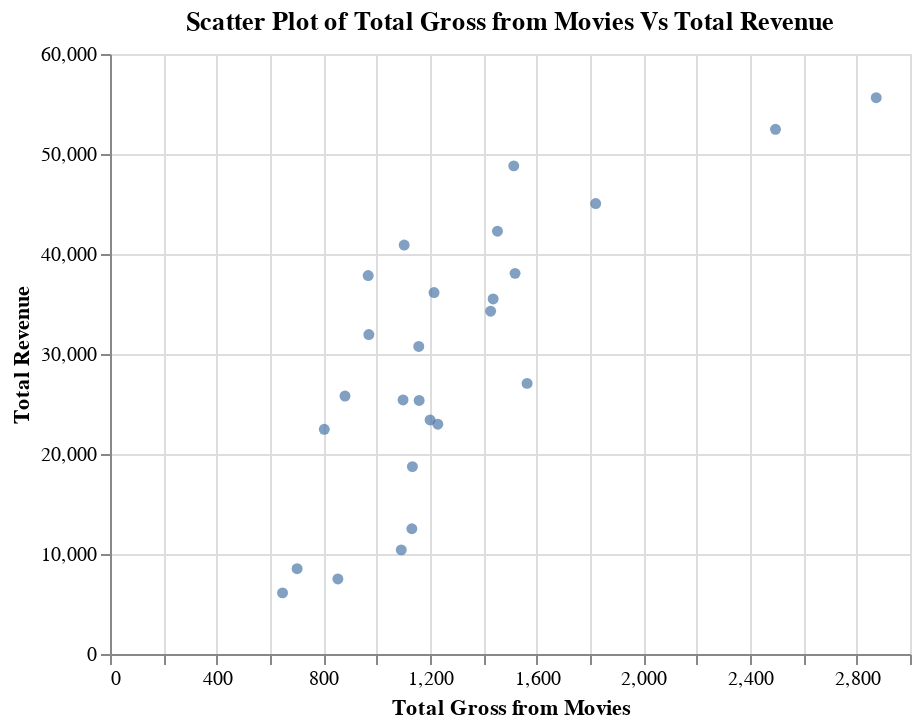
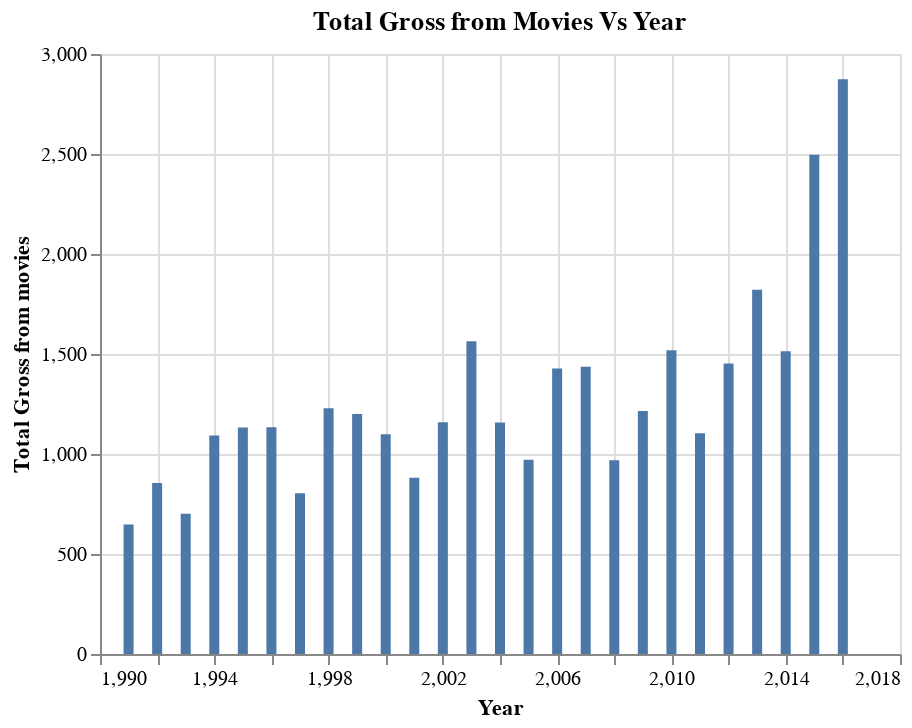
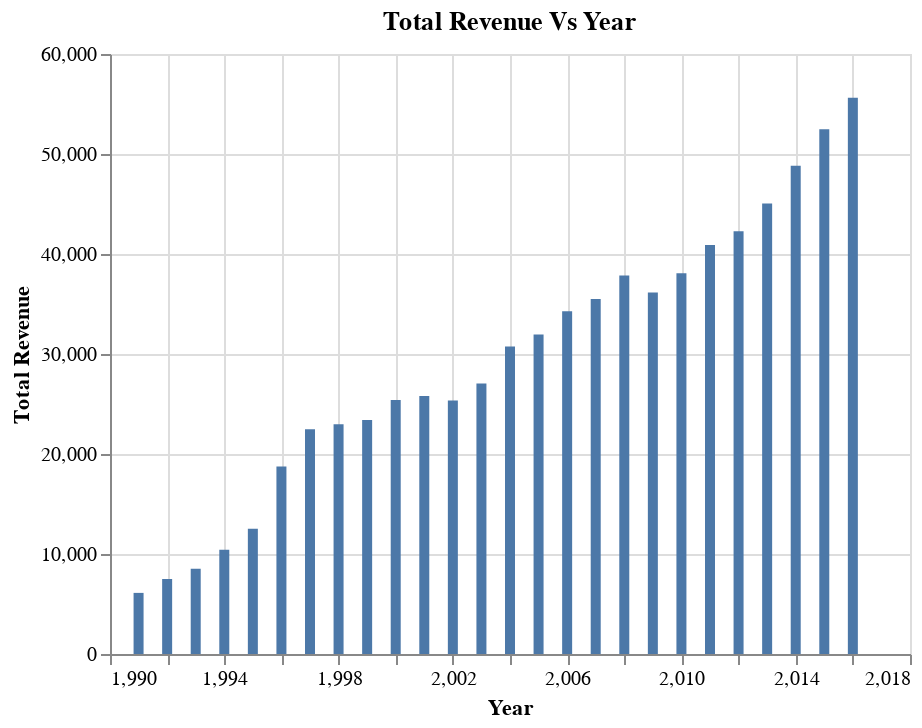

The code cell stored with these charts, in order, in its notebook:
### Markdown cell above
The Scatter Plot below gives the dependency of the total gross from movies on the total revenue.
Two more bar graphs are obtained to observe yearly variation in both the variables for which the Scatter plot is obtained to get a better picture.

### Code cell
#Finding a relationship between the total gross from movies alone and total revenue from 1991 to 2016
movie_studio_plot = alt.Chart(disney_all, width =400, height = 300).mark_circle().encode(
    x=alt.X('total_gross:Q',title ='Total Gross from Movies'),
    y=alt.Y('Total:Q', title = 'Total Revenue')
).properties(title='Scatter Plot of Total Gross from Movies Vs Total Revenue')
movie_studio_plot.display()

movie_gross_plot = alt.Chart(disney_all, width= 400, height= 300).mark_bar().encode(
x=alt.X('year:Q', title = 'Year'),
y=alt.Y('total_gross:Q', title = 'Total Gross from movies')
).properties(title = 'Total Gross from Movies Vs Year')
movie_gross_plot.display()

overall_revenue_plot = alt.Chart(disney_all, width= 400, height= 300).mark_bar().encode(
x=alt.X('year:Q', title = 'Year'),
y=alt.Y('Total:Q', title = 'Total Revenue' )
).properties(title = 'Total Revenue Vs Year')
overall_revenue_plot.display()

### Figure 1 — Vega-Lite specification as saved in the notebook (floating-point values rounded to 4 significant figures)
{"config": {"view": {"continuousWidth": 400, "continuousHeight": 300}}, "data": {"name": "data-6dcc9b57481575c0d235b19c09691081"}, "mark": "circle", "encoding": {"x": {"type": "quantitative", "field": "total_gross", "title": "Total Gross from Movies"}, "y": {"type": "quantitative", "field": "Total", "title": "Total Revenue"}}, "height": 300, "title": "Scatter Plot of Total Gross from Movies Vs Total Revenue", "width": 400, "$schema": "https://vega.github.io/schema/vega-lite/v4.8.1.json", "datasets": {"data-6dcc9b57481575c0d235b19c09691081": [{"Year": 1991, "Studio Entertainment[NI 1]": 2593.0, "Disney Consumer Products[NI 2]": 724.0, "Disney Interactive[NI 3][Rev 1]": null, "Walt Disney Parks and Resorts": 2794.0, "Disney Media Networks": null, "Total": 6111, "year": 1991, "total_gross": 647.1}, {"Year": 1992, "Studio Entertainment[NI 1]": 3115.0, "Disney Consumer Products[NI 2]": 1081.0, "Disney Interactive[NI 3][Rev 1]": null, "Walt Disney Parks and Resorts": 3306.0, "Disney Media Networks": null, "Total": 7502, "year": 1992, "total_gross": 854.5}, {"Year": 1993, "Studio Entertainment[NI 1]": 3673.0, "Disney Consumer Products[NI 2]": 1415.0, "Disney Interactive[NI 3][Rev 1]": null, "Walt Disney Parks and Resorts": 3441.0, "Disney Media Networks": null, "Total": 8529, "year": 1993, "total_gross": 701.7}, {"Year": 1994, "Studio Entertainment[NI 1]": 4793.0, "Disney Consumer Products[NI 2]": 1798.0, "Disney Interactive[NI 3][Rev 1]": null, "Walt Disney Parks and Resorts": 3464.0, "Disney Media Networks": "359", "Total": 10414, "year": 1994, "total_gross": 1092.0}, {"Year": 1995, "Studio Entertainment[NI 1]": 6002.0, "Disney Consumer Products[NI 2]": 2150.0, "Disney Interactive[NI 3][Rev 1]": null, "Walt Disney Parks and Resorts": 3960.0, "Disney Media Networks": "414", "Total": 12525, "year": 1995, "total_gross": 1132.0}, {"Year": 1996, "Studio Entertainment[NI 1]": null, "Disney Consumer Products[NI 2]": null, "Disney Interactive[NI 3][Rev 1]": null, "Walt Disney Parks and Resorts": 4502.0, "Disney Media Networks": "4,142", "Total": 18739, "year": 1996, "total_gross": 1134.0}, {"Year": 1997, "Studio Entertainment[NI 1]": 6981.0, "Disney Consumer Products[NI 2]": 3782.0, "Disney Interactive[NI 3][Rev 1]": 174.0, "Walt Disney Parks and Resorts": 5014.0, "Disney Media Networks": "6522", "Total": 22473, "year": 1997, "total_gross": 803.6}, {"Year": 1998, "Studio Entertainment[NI 1]": 6849.0, "Disney Consumer Products[NI 2]": 3193.0, "Disney Interactive[NI 3][Rev 1]": 260.0, "Walt Disney Parks and Resorts": 5532.0, "Disney Media Networks": "7142", "Total": 22976, "year": 1998, "total_gross": 1229.0}, {"Year": 1999, "Studio Entertainment[NI 1]": 6548.0, "Disney Consumer Products[NI 2]": 3030.0, "Disney Interactive[NI 3][Rev 1]": 206.0, "Walt Disney Parks and Resorts": 6106.0, "Disney Media Networks": "7512", "Total": 23402, "year": 1999, "total_gross": 1200.0}, {"Year": 2000, "Studio Entertainment[NI 1]": 5994.0, "Disney Consumer Products[NI 2]": 2602.0, "Disney Interactive[NI 3][Rev 1]": 368.0, "Walt Disney Parks and Resorts": 6803.0, "Disney Media Networks": "9615", "Total": 25402, "year": 2000, "total_gross": 1099.0}, {"Year": 2001, "Studio Entertainment[NI 1]": 7004.0, "Disney Consumer Products[NI 2]": 2590.0, "Disney Interactive[NI 3][Rev 1]": null, "Walt Disney Parks and Resorts": 6009.0, "Disney Media Networks": "9569", "Total": 25790, "year": 2001, "total_gross": 881.2}, {"Year": 2002, "Studio Entertainment[NI 1]": 6465.0, "Disney Consumer Products[NI 2]": 2440.0, "Disney Interactive[NI 3][Rev 1]": null, "Walt Disney Parks and Resorts": 6691.0, "Disney Media Networks": "9733", "Total": 25360, "year": 2002, "total_gross": 1159.0}, {"Year": 2003, "Studio Entertainment[NI 1]": 7364.0, "Disney Consumer Products[NI 2]": 2344.0, "Disney Interactive[NI 3][Rev 1]": null, "Walt Disney Parks and Resorts": 6412.0, "Disney Media Networks": "10941", "Total": 27061, "year": 2003, "total_gross": 1564.0}, {"Year": 2004, "Studio Entertainment[NI 1]": 8713.0, "Disney Consumer Products[NI 2]": 2511.0, "Disney Interactive[NI 3][Rev 1]": null, "Walt Disney Parks and Resorts": 7750.0, "Disney Media Networks": "11778", "Total": 30752, "year": 2004, "total_gross": 1158.0}, {"Year": 2005, "Studio Entertainment[NI 1]": 7587.0, "Disney Consumer Products[NI 2]": 2127.0, "Disney Interactive[NI 3][Rev 1]": null, "Walt Disney Parks and Resorts": 9023.0, "Disney Media Networks": "13207", "Total": 31944, "year": 2005, "total_gross": 970.6}, {"Year": 2006, "Studio Entertainment[NI 1]": 7529.0, "Disney Consumer Products[NI 2]": 2193.0, "Disney Interactive[NI 3][Rev 1]": null, "Walt Disney Parks and Resorts": 9925.0, "Disney Media Networks": "14368", "Total": 34285, "year": 2006, "total_gross": 1427.0}, {"Year": 2007, "Studio Entertainment[NI 1]": 7491.0, "Disney Consumer Products[NI 2]": 2347.0, "Disney Interactive[NI 3][Rev 1]": null, "Walt Disney Parks and Resorts": 10630.0, "Disney Media Networks": "15046", "Total": 35510, "year": 2007, "total_gross": 1437.0}, {"Year": 2008, "Studio Entertainment[NI 1]": 7348.0, "Disney Consumer Products[NI 2]": 2415.0, "Disney Interactive[NI 3][Rev 1]": 719.0, "Walt Disney Parks and Resorts": 11500.0, "Disney Media Networks": "15857", "Total": 37843, "year": 2008, "total_gross": 968.3}, {"Year": 2009, "Studio Entertainment[NI 1]": 6136.0, "Disney Consumer Products[NI 2]": 2425.0, "Disney Interactive[NI 3][Rev 1]": 712.0, "Walt Disney Parks and Resorts": 10670.0, "Disney Media Networks": "16209", "Total": 36149, "year": 2009, "total_gross": 1215.0}, {"Year": 2010, "Studio Entertainment[NI 1]": 6701.0, "Disney Consumer Products[NI 2]": 2678.0, "Disney Interactive[NI 3][Rev 1]": 761.0, "Walt Disney Parks and Resorts": 10760.0, "Disney Media Networks": "17162", "Total": 38063, "year": 2010, "total_gross": 1519.0}, {"Year": 2011, "Studio Entertainment[NI 1]": 6351.0, "Disney Consumer Products[NI 2]": 3049.0, "Disney Interactive[NI 3][Rev 1]": 982.0, "Walt Disney Parks and Resorts": 11800.0, "Disney Media Networks": "18714", "Total": 40893, "year": 2011, "total_gross": 1103.0}, {"Year": 2012, "Studio Entertainment[NI 1]": 5825.0, "Disney Consumer Products[NI 2]": 3252.0, "Disney Interactive[NI 3][Rev 1]": 845.0, "Walt Disney Parks and Resorts": 12920.0, "Disney Media Networks": "19436", "Total": 42278, "year": 2012, "total_gross": 1453.0}, {"Year": 2013, "Studio Entertainment[NI 1]": 5979.0, "Disney Consumer Products[NI 2]": 3555.0, "Disney Interactive[NI 3][Rev 1]": 1064.0, "Walt Disney Parks and Resorts": 14090.0, "Disney Media Networks": "20356", "Total": 45041, "year": 2013, "total_gross": 1821.0}, {"Year": 2014, "Studio Entertainment[NI 1]": 7278.0, "Disney Consumer Products[NI 2]": 3985.0, "Disney Interactive[NI 3][Rev 1]": 1299.0, "Walt Disney Parks and Resorts": 15100.0, "Disney Media Networks": "21152", "Total": 48813, "year": 2014, "total_gross": 1514.0}, {"Year": 2015, "Studio Entertainment[NI 1]": 7366.0, "Disney Consumer Products[NI 2]": 4499.0, "Disney Interactive[NI 3][Rev 1]": 1174.0, "Walt Disney Parks and Resorts": 16160.0, "Disney Media Networks": "23264", "Total": 52465, "year": 2015, "total_gross": 2496.0}, {"Year": 2016, "Studio Entertainment[NI 1]": 9441.0, "Disney Consumer Products[NI 2]": null, "Disney Interactive[NI 3][Rev 1]": null, "Walt Disney Parks and Resorts": 16970.0, "Disney Media Networks": "23689", "Total": 55632, "year": 2016, "total_gross": 2873.0}]}}

### Figure 2 — Vega-Lite specification as saved in the notebook (floating-point values rounded to 4 significant figures)
{"config": {"view": {"continuousWidth": 400, "continuousHeight": 300}}, "data": {"name": "data-6dcc9b57481575c0d235b19c09691081"}, "mark": "bar", "encoding": {"x": {"type": "quantitative", "field": "year", "title": "Year"}, "y": {"type": "quantitative", "field": "total_gross", "title": "Total Gross from movies"}}, "height": 300, "title": "Total Gross from Movies Vs Year", "width": 400, "$schema": "https://vega.github.io/schema/vega-lite/v4.8.1.json", "datasets": {"data-6dcc9b57481575c0d235b19c09691081": [{"Year": 1991, "Studio Entertainment[NI 1]": 2593.0, "Disney Consumer Products[NI 2]": 724.0, "Disney Interactive[NI 3][Rev 1]": null, "Walt Disney Parks and Resorts": 2794.0, "Disney Media Networks": null, "Total": 6111, "year": 1991, "total_gross": 647.1}, {"Year": 1992, "Studio Entertainment[NI 1]": 3115.0, "Disney Consumer Products[NI 2]": 1081.0, "Disney Interactive[NI 3][Rev 1]": null, "Walt Disney Parks and Resorts": 3306.0, "Disney Media Networks": null, "Total": 7502, "year": 1992, "total_gross": 854.5}, {"Year": 1993, "Studio Entertainment[NI 1]": 3673.0, "Disney Consumer Products[NI 2]": 1415.0, "Disney Interactive[NI 3][Rev 1]": null, "Walt Disney Parks and Resorts": 3441.0, "Disney Media Networks": null, "Total": 8529, "year": 1993, "total_gross": 701.7}, {"Year": 1994, "Studio Entertainment[NI 1]": 4793.0, "Disney Consumer Products[NI 2]": 1798.0, "Disney Interactive[NI 3][Rev 1]": null, "Walt Disney Parks and Resorts": 3464.0, "Disney Media Networks": "359", "Total": 10414, "year": 1994, "total_gross": 1092.0}, {"Year": 1995, "Studio Entertainment[NI 1]": 6002.0, "Disney Consumer Products[NI 2]": 2150.0, "Disney Interactive[NI 3][Rev 1]": null, "Walt Disney Parks and Resorts": 3960.0, "Disney Media Networks": "414", "Total": 12525, "year": 1995, "total_gross": 1132.0}, {"Year": 1996, "Studio Entertainment[NI 1]": null, "Disney Consumer Products[NI 2]": null, "Disney Interactive[NI 3][Rev 1]": null, "Walt Disney Parks and Resorts": 4502.0, "Disney Media Networks": "4,142", "Total": 18739, "year": 1996, "total_gross": 1134.0}, {"Year": 1997, "Studio Entertainment[NI 1]": 6981.0, "Disney Consumer Products[NI 2]": 3782.0, "Disney Interactive[NI 3][Rev 1]": 174.0, "Walt Disney Parks and Resorts": 5014.0, "Disney Media Networks": "6522", "Total": 22473, "year": 1997, "total_gross": 803.6}, {"Year": 1998, "Studio Entertainment[NI 1]": 6849.0, "Disney Consumer Products[NI 2]": 3193.0, "Disney Interactive[NI 3][Rev 1]": 260.0, "Walt Disney Parks and Resorts": 5532.0, "Disney Media Networks": "7142", "Total": 22976, "year": 1998, "total_gross": 1229.0}, {"Year": 1999, "Studio Entertainment[NI 1]": 6548.0, "Disney Consumer Products[NI 2]": 3030.0, "Disney Interactive[NI 3][Rev 1]": 206.0, "Walt Disney Parks and Resorts": 6106.0, "Disney Media Networks": "7512", "Total": 23402, "year": 1999, "total_gross": 1200.0}, {"Year": 2000, "Studio Entertainment[NI 1]": 5994.0, "Disney Consumer Products[NI 2]": 2602.0, "Disney Interactive[NI 3][Rev 1]": 368.0, "Walt Disney Parks and Resorts": 6803.0, "Disney Media Networks": "9615", "Total": 25402, "year": 2000, "total_gross": 1099.0}, {"Year": 2001, "Studio Entertainment[NI 1]": 7004.0, "Disney Consumer Products[NI 2]": 2590.0, "Disney Interactive[NI 3][Rev 1]": null, "Walt Disney Parks and Resorts": 6009.0, "Disney Media Networks": "9569", "Total": 25790, "year": 2001, "total_gross": 881.2}, {"Year": 2002, "Studio Entertainment[NI 1]": 6465.0, "Disney Consumer Products[NI 2]": 2440.0, "Disney Interactive[NI 3][Rev 1]": null, "Walt Disney Parks and Resorts": 6691.0, "Disney Media Networks": "9733", "Total": 25360, "year": 2002, "total_gross": 1159.0}, {"Year": 2003, "Studio Entertainment[NI 1]": 7364.0, "Disney Consumer Products[NI 2]": 2344.0, "Disney Interactive[NI 3][Rev 1]": null, "Walt Disney Parks and Resorts": 6412.0, "Disney Media Networks": "10941", "Total": 27061, "year": 2003, "total_gross": 1564.0}, {"Year": 2004, "Studio Entertainment[NI 1]": 8713.0, "Disney Consumer Products[NI 2]": 2511.0, "Disney Interactive[NI 3][Rev 1]": null, "Walt Disney Parks and Resorts": 7750.0, "Disney Media Networks": "11778", "Total": 30752, "year": 2004, "total_gross": 1158.0}, {"Year": 2005, "Studio Entertainment[NI 1]": 7587.0, "Disney Consumer Products[NI 2]": 2127.0, "Disney Interactive[NI 3][Rev 1]": null, "Walt Disney Parks and Resorts": 9023.0, "Disney Media Networks": "13207", "Total": 31944, "year": 2005, "total_gross": 970.6}, {"Year": 2006, "Studio Entertainment[NI 1]": 7529.0, "Disney Consumer Products[NI 2]": 2193.0, "Disney Interactive[NI 3][Rev 1]": null, "Walt Disney Parks and Resorts": 9925.0, "Disney Media Networks": "14368", "Total": 34285, "year": 2006, "total_gross": 1427.0}, {"Year": 2007, "Studio Entertainment[NI 1]": 7491.0, "Disney Consumer Products[NI 2]": 2347.0, "Disney Interactive[NI 3][Rev 1]": null, "Walt Disney Parks and Resorts": 10630.0, "Disney Media Networks": "15046", "Total": 35510, "year": 2007, "total_gross": 1437.0}, {"Year": 2008, "Studio Entertainment[NI 1]": 7348.0, "Disney Consumer Products[NI 2]": 2415.0, "Disney Interactive[NI 3][Rev 1]": 719.0, "Walt Disney Parks and Resorts": 11500.0, "Disney Media Networks": "15857", "Total": 37843, "year": 2008, "total_gross": 968.3}, {"Year": 2009, "Studio Entertainment[NI 1]": 6136.0, "Disney Consumer Products[NI 2]": 2425.0, "Disney Interactive[NI 3][Rev 1]": 712.0, "Walt Disney Parks and Resorts": 10670.0, "Disney Media Networks": "16209", "Total": 36149, "year": 2009, "total_gross": 1215.0}, {"Year": 2010, "Studio Entertainment[NI 1]": 6701.0, "Disney Consumer Products[NI 2]": 2678.0, "Disney Interactive[NI 3][Rev 1]": 761.0, "Walt Disney Parks and Resorts": 10760.0, "Disney Media Networks": "17162", "Total": 38063, "year": 2010, "total_gross": 1519.0}, {"Year": 2011, "Studio Entertainment[NI 1]": 6351.0, "Disney Consumer Products[NI 2]": 3049.0, "Disney Interactive[NI 3][Rev 1]": 982.0, "Walt Disney Parks and Resorts": 11800.0, "Disney Media Networks": "18714", "Total": 40893, "year": 2011, "total_gross": 1103.0}, {"Year": 2012, "Studio Entertainment[NI 1]": 5825.0, "Disney Consumer Products[NI 2]": 3252.0, "Disney Interactive[NI 3][Rev 1]": 845.0, "Walt Disney Parks and Resorts": 12920.0, "Disney Media Networks": "19436", "Total": 42278, "year": 2012, "total_gross": 1453.0}, {"Year": 2013, "Studio Entertainment[NI 1]": 5979.0, "Disney Consumer Products[NI 2]": 3555.0, "Disney Interactive[NI 3][Rev 1]": 1064.0, "Walt Disney Parks and Resorts": 14090.0, "Disney Media Networks": "20356", "Total": 45041, "year": 2013, "total_gross": 1821.0}, {"Year": 2014, "Studio Entertainment[NI 1]": 7278.0, "Disney Consumer Products[NI 2]": 3985.0, "Disney Interactive[NI 3][Rev 1]": 1299.0, "Walt Disney Parks and Resorts": 15100.0, "Disney Media Networks": "21152", "Total": 48813, "year": 2014, "total_gross": 1514.0}, {"Year": 2015, "Studio Entertainment[NI 1]": 7366.0, "Disney Consumer Products[NI 2]": 4499.0, "Disney Interactive[NI 3][Rev 1]": 1174.0, "Walt Disney Parks and Resorts": 16160.0, "Disney Media Networks": "23264", "Total": 52465, "year": 2015, "total_gross": 2496.0}, {"Year": 2016, "Studio Entertainment[NI 1]": 9441.0, "Disney Consumer Products[NI 2]": null, "Disney Interactive[NI 3][Rev 1]": null, "Walt Disney Parks and Resorts": 16970.0, "Disney Media Networks": "23689", "Total": 55632, "year": 2016, "total_gross": 2873.0}]}}

### Figure 3 — Vega-Lite specification as saved in the notebook (floating-point values rounded to 4 significant figures)
{"config": {"view": {"continuousWidth": 400, "continuousHeight": 300}}, "data": {"name": "data-6dcc9b57481575c0d235b19c09691081"}, "mark": "bar", "encoding": {"x": {"type": "quantitative", "field": "year", "title": "Year"}, "y": {"type": "quantitative", "field": "Total", "title": "Total Revenue"}}, "height": 300, "title": "Total Revenue Vs Year", "width": 400, "$schema": "https://vega.github.io/schema/vega-lite/v4.8.1.json", "datasets": {"data-6dcc9b57481575c0d235b19c09691081": [{"Year": 1991, "Studio Entertainment[NI 1]": 2593.0, "Disney Consumer Products[NI 2]": 724.0, "Disney Interactive[NI 3][Rev 1]": null, "Walt Disney Parks and Resorts": 2794.0, "Disney Media Networks": null, "Total": 6111, "year": 1991, "total_gross": 647.1}, {"Year": 1992, "Studio Entertainment[NI 1]": 3115.0, "Disney Consumer Products[NI 2]": 1081.0, "Disney Interactive[NI 3][Rev 1]": null, "Walt Disney Parks and Resorts": 3306.0, "Disney Media Networks": null, "Total": 7502, "year": 1992, "total_gross": 854.5}, {"Year": 1993, "Studio Entertainment[NI 1]": 3673.0, "Disney Consumer Products[NI 2]": 1415.0, "Disney Interactive[NI 3][Rev 1]": null, "Walt Disney Parks and Resorts": 3441.0, "Disney Media Networks": null, "Total": 8529, "year": 1993, "total_gross": 701.7}, {"Year": 1994, "Studio Entertainment[NI 1]": 4793.0, "Disney Consumer Products[NI 2]": 1798.0, "Disney Interactive[NI 3][Rev 1]": null, "Walt Disney Parks and Resorts": 3464.0, "Disney Media Networks": "359", "Total": 10414, "year": 1994, "total_gross": 1092.0}, {"Year": 1995, "Studio Entertainment[NI 1]": 6002.0, "Disney Consumer Products[NI 2]": 2150.0, "Disney Interactive[NI 3][Rev 1]": null, "Walt Disney Parks and Resorts": 3960.0, "Disney Media Networks": "414", "Total": 12525, "year": 1995, "total_gross": 1132.0}, {"Year": 1996, "Studio Entertainment[NI 1]": null, "Disney Consumer Products[NI 2]": null, "Disney Interactive[NI 3][Rev 1]": null, "Walt Disney Parks and Resorts": 4502.0, "Disney Media Networks": "4,142", "Total": 18739, "year": 1996, "total_gross": 1134.0}, {"Year": 1997, "Studio Entertainment[NI 1]": 6981.0, "Disney Consumer Products[NI 2]": 3782.0, "Disney Interactive[NI 3][Rev 1]": 174.0, "Walt Disney Parks and Resorts": 5014.0, "Disney Media Networks": "6522", "Total": 22473, "year": 1997, "total_gross": 803.6}, {"Year": 1998, "Studio Entertainment[NI 1]": 6849.0, "Disney Consumer Products[NI 2]": 3193.0, "Disney Interactive[NI 3][Rev 1]": 260.0, "Walt Disney Parks and Resorts": 5532.0, "Disney Media Networks": "7142", "Total": 22976, "year": 1998, "total_gross": 1229.0}, {"Year": 1999, "Studio Entertainment[NI 1]": 6548.0, "Disney Consumer Products[NI 2]": 3030.0, "Disney Interactive[NI 3][Rev 1]": 206.0, "Walt Disney Parks and Resorts": 6106.0, "Disney Media Networks": "7512", "Total": 23402, "year": 1999, "total_gross": 1200.0}, {"Year": 2000, "Studio Entertainment[NI 1]": 5994.0, "Disney Consumer Products[NI 2]": 2602.0, "Disney Interactive[NI 3][Rev 1]": 368.0, "Walt Disney Parks and Resorts": 6803.0, "Disney Media Networks": "9615", "Total": 25402, "year": 2000, "total_gross": 1099.0}, {"Year": 2001, "Studio Entertainment[NI 1]": 7004.0, "Disney Consumer Products[NI 2]": 2590.0, "Disney Interactive[NI 3][Rev 1]": null, "Walt Disney Parks and Resorts": 6009.0, "Disney Media Networks": "9569", "Total": 25790, "year": 2001, "total_gross": 881.2}, {"Year": 2002, "Studio Entertainment[NI 1]": 6465.0, "Disney Consumer Products[NI 2]": 2440.0, "Disney Interactive[NI 3][Rev 1]": null, "Walt Disney Parks and Resorts": 6691.0, "Disney Media Networks": "9733", "Total": 25360, "year": 2002, "total_gross": 1159.0}, {"Year": 2003, "Studio Entertainment[NI 1]": 7364.0, "Disney Consumer Products[NI 2]": 2344.0, "Disney Interactive[NI 3][Rev 1]": null, "Walt Disney Parks and Resorts": 6412.0, "Disney Media Networks": "10941", "Total": 27061, "year": 2003, "total_gross": 1564.0}, {"Year": 2004, "Studio Entertainment[NI 1]": 8713.0, "Disney Consumer Products[NI 2]": 2511.0, "Disney Interactive[NI 3][Rev 1]": null, "Walt Disney Parks and Resorts": 7750.0, "Disney Media Networks": "11778", "Total": 30752, "year": 2004, "total_gross": 1158.0}, {"Year": 2005, "Studio Entertainment[NI 1]": 7587.0, "Disney Consumer Products[NI 2]": 2127.0, "Disney Interactive[NI 3][Rev 1]": null, "Walt Disney Parks and Resorts": 9023.0, "Disney Media Networks": "13207", "Total": 31944, "year": 2005, "total_gross": 970.6}, {"Year": 2006, "Studio Entertainment[NI 1]": 7529.0, "Disney Consumer Products[NI 2]": 2193.0, "Disney Interactive[NI 3][Rev 1]": null, "Walt Disney Parks and Resorts": 9925.0, "Disney Media Networks": "14368", "Total": 34285, "year": 2006, "total_gross": 1427.0}, {"Year": 2007, "Studio Entertainment[NI 1]": 7491.0, "Disney Consumer Products[NI 2]": 2347.0, "Disney Interactive[NI 3][Rev 1]": null, "Walt Disney Parks and Resorts": 10630.0, "Disney Media Networks": "15046", "Total": 35510, "year": 2007, "total_gross": 1437.0}, {"Year": 2008, "Studio Entertainment[NI 1]": 7348.0, "Disney Consumer Products[NI 2]": 2415.0, "Disney Interactive[NI 3][Rev 1]": 719.0, "Walt Disney Parks and Resorts": 11500.0, "Disney Media Networks": "15857", "Total": 37843, "year": 2008, "total_gross": 968.3}, {"Year": 2009, "Studio Entertainment[NI 1]": 6136.0, "Disney Consumer Products[NI 2]": 2425.0, "Disney Interactive[NI 3][Rev 1]": 712.0, "Walt Disney Parks and Resorts": 10670.0, "Disney Media Networks": "16209", "Total": 36149, "year": 2009, "total_gross": 1215.0}, {"Year": 2010, "Studio Entertainment[NI 1]": 6701.0, "Disney Consumer Products[NI 2]": 2678.0, "Disney Interactive[NI 3][Rev 1]": 761.0, "Walt Disney Parks and Resorts": 10760.0, "Disney Media Networks": "17162", "Total": 38063, "year": 2010, "total_gross": 1519.0}, {"Year": 2011, "Studio Entertainment[NI 1]": 6351.0, "Disney Consumer Products[NI 2]": 3049.0, "Disney Interactive[NI 3][Rev 1]": 982.0, "Walt Disney Parks and Resorts": 11800.0, "Disney Media Networks": "18714", "Total": 40893, "year": 2011, "total_gross": 1103.0}, {"Year": 2012, "Studio Entertainment[NI 1]": 5825.0, "Disney Consumer Products[NI 2]": 3252.0, "Disney Interactive[NI 3][Rev 1]": 845.0, "Walt Disney Parks and Resorts": 12920.0, "Disney Media Networks": "19436", "Total": 42278, "year": 2012, "total_gross": 1453.0}, {"Year": 2013, "Studio Entertainment[NI 1]": 5979.0, "Disney Consumer Products[NI 2]": 3555.0, "Disney Interactive[NI 3][Rev 1]": 1064.0, "Walt Disney Parks and Resorts": 14090.0, "Disney Media Networks": "20356", "Total": 45041, "year": 2013, "total_gross": 1821.0}, {"Year": 2014, "Studio Entertainment[NI 1]": 7278.0, "Disney Consumer Products[NI 2]": 3985.0, "Disney Interactive[NI 3][Rev 1]": 1299.0, "Walt Disney Parks and Resorts": 15100.0, "Disney Media Networks": "21152", "Total": 48813, "year": 2014, "total_gross": 1514.0}, {"Year": 2015, "Studio Entertainment[NI 1]": 7366.0, "Disney Consumer Products[NI 2]": 4499.0, "Disney Interactive[NI 3][Rev 1]": 1174.0, "Walt Disney Parks and Resorts": 16160.0, "Disney Media Networks": "23264", "Total": 52465, "year": 2015, "total_gross": 2496.0}, {"Year": 2016, "Studio Entertainment[NI 1]": 9441.0, "Disney Consumer Products[NI 2]": null, "Disney Interactive[NI 3][Rev 1]": null, "Walt Disney Parks and Resorts": 16970.0, "Disney Media Networks": "23689", "Total": 55632, "year": 2016, "total_gross": 2873.0}]}}
